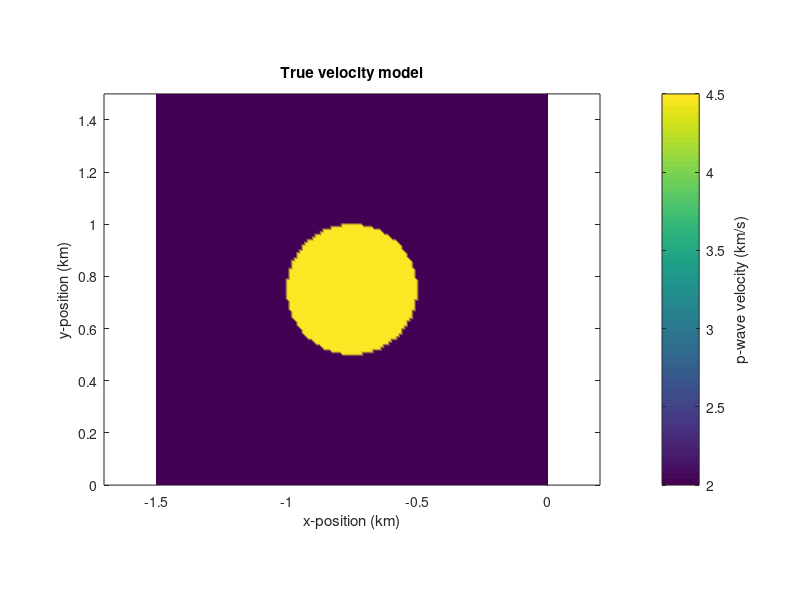

The MATLAB script that drew this image: (Note: this script raises an error after producing the figure.)
clearvars; close all; clc; 
%%
% create true velocity model for immersed disk test case using 
% the level-set FWI method 
vp = zeros(150,150)+2.0;
[xg,yg]=meshgrid(linspace(-1.5,0,150), linspace(0,1.5,150));

xc = -0.75; 
yc = 0.75; 
r = 0.25; 

p = [xg(:),yg(:)]; 
d=sqrt((p(:,1)-xc).^2+(p(:,2)-yc).^2)-r;
d = reshape(d,150,150);

vp(d < 0) = 4.5;

figure; pcolor(xg,yg,vp); shading interp
axis equal; xlabel('x-position (km)'); ylabel('y-position (km)'); 
cb=colorbar; ylabel(cb,'p-wave velocity (km/s)')
title('True velocity model'); 

% dependency: segymat
WriteSegy('immersed_disk_true_vp.segy',vp); 

%%
% create guess velocity model for immersed disk test case using 
% the level-set FWI method 
vp = zeros(150,150)+2.0;
[xg,yg]=meshgrid(linspace(-1.5,0,150), linspace(0,1.5,150));

xc = -0.75; 
yc = 0.75; 
r = 0.40; 

p = [xg(:),yg(:)]; 
d=sqrt((p(:,1)-xc).^2+(p(:,2)-yc).^2)-r;
d = reshape(d,150,150);

vp(d < 0) = 4.5;

figure; pcolor(xg,yg,vp); shading interp
axis equal; xlabel('x-position (km)'); ylabel('y-position (km)'); 
cb=colorbar; ylabel(cb,'p-wave velocity (km/s)')
title('Guess velocity model'); 

WriteSegy('immersed_disk_guess_vp.segy',vp); 
